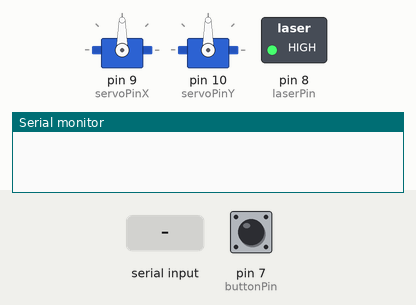
The sketch below on a simulated Arduino Uno, built with avr-gcc and run on an emulated ATmega328P. On the bench: 2 × servo, switched loads named in the sketch (green lamp = pin HIGH), the last lines printed to the serial monitor. The inputs (shaded band) are chosen by the test bench; at power-on: pin 7 (buttonPin) HIGH.

Above: at 1.7 s.
1.8 s: "90,45\n" received over Serial
At 2.4 s:
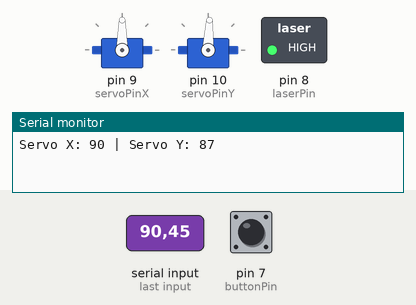
3.3 s: pin 7 (buttonPin) pulled LOW for 0.15 s
At 4.7 s:
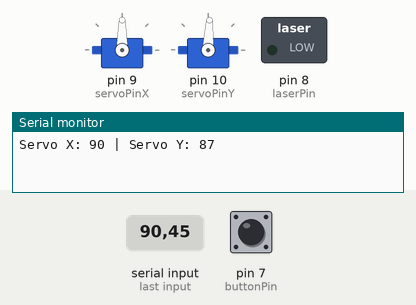
5.0 s: pin 7 (buttonPin) pulled LOW for 1 s
At 7.2 s:
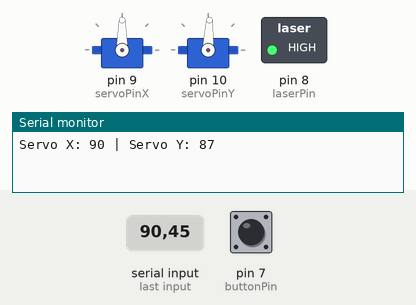
7.5 s: pin 7 (buttonPin) pulled LOW for 3.2 s
At 11.9 s:
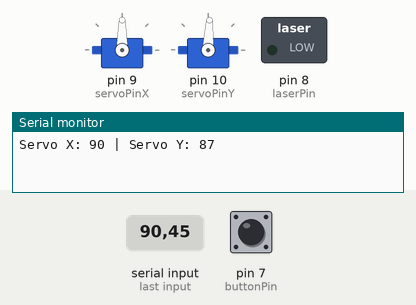
12.2 s: "30,150\n" received over Serial
At 12.7 s:
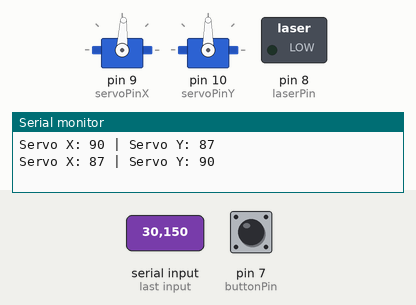
Timing chart, 0 to 14.7 s (numbered marks = the images above; inputs shaded):
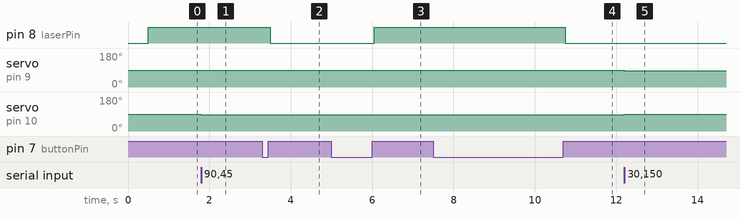

Measured:
- after the input at 1.8 s, servo on pin 10 (servoPinY): 90° → 87° at once
- after the input at 3.3 s, pin 8 (laserPin): HIGH → LOW after 0.20 s
- after the input at 5.0 s, pin 8 (laserPin): LOW → HIGH after 1.1 s
- after the input at 7.5 s, pin 8 (laserPin): HIGH → LOW after 3.3 s
- after the input at 12.2 s, servo on pin 9 (servoPinX): 90° → 87° at once; servo on pin 10 (servoPinY): 87° → 90° at once

The sketch:

FinalProject.ino
```cpp
#include <Servo.h>

// ==== SERVO SETUP ====
Servo servoX;             // Servo truc x
Servo servoY;             // Servo truc y

int servoPinX = 9;        // Servo x noi chan D9
int servoPinY = 10;       // Servo y noi chan D10

int currentX = 90;        // Goc hien tai servo x = 90
int currentY = 90;        // Goc hien tai servo y = 90

const int deadzone = 2;   // Bo qua sai so nho hon 2
const int maxStep = 3;    // Thay doi toi da 3 do

// ==== LASER & BUTTON SETUP ====
const int buttonPin = 7;      // Nut an noi chan D7
const int laserPin = 8;       // Laser noi chan D8

bool laserState = true;       // Trang thai ban dau la bat
bool lastButtonState = HIGH;  // Trang thai truoc cua nut la khong an
bool currentButtonState;      // Trang thai hien tai cua nut
bool buttonReleased = true;   // Flag xu ly 1 lan duy nhat khi nha nut

void setup()
{
  // Serial & Servo
  Serial.begin(115200);                 // Khoi dong Serial 115200 bps
  servoX.attach(servoPinX);             // Gan servo x vao chan D9
  servoY.attach(servoPinY);             // Gan servo y vao chan D10
  servoX.write(currentX);               // Goc ban dau servo x = 90
  servoY.write(currentY);               // Goc ban dau servo y = 90
  delay(500);                           // Delay 500ms de on dinh

  // Laser & Button
  pinMode(buttonPin, INPUT_PULLUP);     // Nut nhan voi dien tro keo len
  pinMode(laserPin, OUTPUT);            // Laser la dau ra
  digitalWrite(laserPin, laserState);   // Bat laser
}

void loop()
{
  // ===== SERVO CONTROL =====
  if (Serial.available())                                         // Neu co du lieu gui qua Serial
  {
    String data = Serial.readStringUntil('\n');                   // Doc chuoi du lieu den khi gap \n
    int commaIndex = data.indexOf(',');                           // Tim dau , de tach chuoi

    if (commaIndex > 0)
    {
      int targetX = data.substring(0, commaIndex).toInt();        // Lay dau chuoi la goc servo x
      int targetY = data.substring(commaIndex + 1).toInt();       // Lay cuoi chuoi la goc servo y

      targetX = constrain(targetX, 0, 180);                       // Gioi han goc servo x
      targetY = constrain(targetY, 60, 180);                      // Gioi han goc servo y

      if (abs(targetX - currentX) > deadzone)                     // Neu sai so lon hon deadzone moi cap nhat goc x
      {
        if (targetX > currentX)
          currentX = min(currentX + maxStep, targetX);            // Tang goc toi da maxStep
        else
          currentX = max(currentX - maxStep, targetX);            // Giam goc toi da maxStep
        servoX.write(currentX);                                   // Lenh quay servo x
      }

      if (abs(targetY - currentY) > deadzone)                     // Neu sai so lon hon deadzone moi cap nhat goc y
      {
        if (targetY > currentY)
          currentY = min(currentY + maxStep, targetY);            // Tang goc toi da maxStep
        else
          currentY = max(currentY - maxStep, targetY);            // Giam goc toi da maxStep
        servoY.write(currentY);                                   // Lenh quay servo x
      }

      Serial.print("Servo X: "); Serial.print(currentX);          // In ra trang thai goc ra Serial
      Serial.print(" | Servo Y: "); Serial.println(currentY);
    }
  }

  // ===== LASER CONTROL =====
  currentButtonState = digitalRead(buttonPin);                    // Doc trang thai hien tai cua nut nhan

  if (currentButtonState == LOW && buttonReleased)                // Neu nut duoc an
  {
    while (digitalRead(buttonPin) == LOW);                        // Cho nut duoc tha
    delay(50);                                                    // Delay chong doi nut

    laserState = !laserState;                                     // Doi trang thai laser
    digitalWrite(laserPin, laserState);                           // Lenh bat/tat laser

    buttonReleased = false;                                       // Danh dau da xu ly nhan
  }

  if (currentButtonState == HIGH)                                 // Neu nut da duoc tha thi cho phep nhan lan tiep theo
  {
    buttonReleased = true;
  }
}
```
